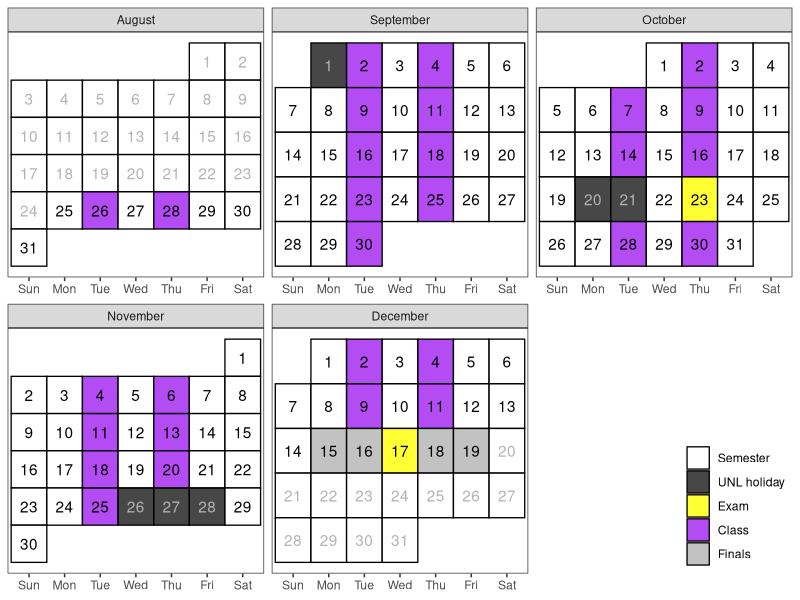

Generate this figure with R:
library(dplyr)
library(tidyr)
library(purrr)
library(lubridate)
library(stringr)
library(forcats)
library(ggplot2)
library(readxl)

# Create a calendar for your syllabus
# Source: http://svmiller.com/blog/2020/08/a-ggplot-calendar-for-your-semester/

semester_info <- read_xlsx("course-schedule.xlsx", sheet = "SemesterDates")

date_seq <- function(tbl) {
  stopifnot("Start" %in% names(tbl))
  stopifnot("End" %in% names(tbl))

  if (is.na(tbl$End)) {
    ymd(tbl$Start)
  } else {
    seq(ymd(tbl$Start), ymd(tbl$End), by = 1)
  }
}

# Weekday(s) of class
class_wdays <- semester_info |>
  filter(Description == "Class") |>
  select(Days) |>
  mutate(Days = str_split(Days, ",", simplify = F)) |>
  pluck("Days") |>
  unlist() |>
  str_trim()


# What are the full dates of the semester? Monday of week 1 - end of finals
semester_dates <- semester_info |>
  filter(Description == "Semester") |>
  date_seq()

# Dates that are school holidays/no class by university fiat
not_here_dates <- semester_info |>
  filter(Description == "Holiday") |>
  select(Start, End) |>
  mutate(id = 1:n()) |>
  nest(data = -id) |>
  mutate(dates = purrr::map(data, date_seq)) |>
  unnest(dates) |>
  pluck("dates")

due_dates <- read_xlsx("course-schedule.xlsx", "due-dates") |>
  mutate(date = ymd(date))

exam_week <- semester_info |>
  filter(Description == "Exams") |>
  select(Start, End) |>
  mutate(id = 1:n()) |>
  nest(data = -id) |>
  mutate(dates = purrr::map(data, date_seq)) |>
  unnest(dates) |>
  pluck("dates")

# Custom function for treating the first day of the month as the first week
# of the month up until the first Sunday (unless Sunday was the start of the month)
wom <- function(date) {
  first <- wday(as.Date(paste(year(date), month(date), 1, sep = "-")))
  return((mday(date) + (first - 2)) %/% 7 + 1)
}

# Create a data frame of dates, assign to Cal
Cal <- tibble(date = seq(floor_date(min(semester_dates), "month"), ceiling_date(max(semester_dates), "month") - days(1), by = 1)) %>%
  mutate(
    mon = lubridate::month(date, label = T, abbr = F), # get month label
    wkdy = weekdays(date, abbreviate = T), # get weekday label
    wkdy = fct_relevel(wkdy, "Sun", "Mon", "Tue", "Wed", "Thu", "Fri", "Sat"), # make sure Sunday comes first
    semester = date %in% semester_dates, # is date part of the semester?
    due = date %in% due_dates$date, # is it a due date?
    exam = date %in% filter(due_dates, topic %in% c("Midterm", "Final"))$date,
    not_here = date %in% not_here_dates, # is it a day off?
    exam_wk = date %in% exam_week,
    day = lubridate::mday(date), # get day of month to add later as a label
    # Below: our custom wom() function
    week = wom(date),
    sem_week = pmin(18, pmax(0, epiweek(date) - epiweek(min(semester_dates)) + 1)),
    sem_week = if_else(sem_week %in% c(0, 18), NA, sem_week)
  )

# Create a category variable, for filling in squares colorwise

Cal <- Cal %>%
  mutate(category = case_when(
    exam ~ "Exam",
    due ~ "Due date",
    not_here ~ "UNL holiday",
    exam_wk ~ "Finals",
    semester & wkdy %in% class_wdays ~ "Class",
    semester ~ "Semester",
    TRUE ~ "NA"
  )) |>
  left_join(due_dates, by = c("date", "category"))

class_cal <- ggplot(Cal, aes(wkdy, week)) +
  theme_bw() +
  theme(
    panel.grid.major.x = element_blank(),
    legend.position = "inside",
    legend.position.inside = c(1, 0),
    legend.justification = c(1, 0),
    legend.title = element_blank(),
    axis.title.y = element_blank(), axis.title.x = element_blank(), axis.ticks.y = element_blank(), axis.text.y = element_blank()
  ) +
  # geom_tile and facet_wrap will do all the heavy lifting
  geom_tile(alpha = 0.8, aes(fill = category), color = "black", linewidth = .45) +
  facet_wrap(~mon, scales = "free", ncol = 3) +
  # fill in tiles to make it look more "calendary" (sic)
  geom_text(aes(label = day, color = (semester | exam_wk) & (!not_here))) +
  # put your y-axis down, flip it, and reverse it
  scale_y_reverse(breaks = NULL) +
  # manually fill scale colors to something you like...
  scale_color_manual(values = c("FALSE" = "grey70", "TRUE" = "black"), guide = "none") +
  scale_fill_manual(
    values = c(
      "Class" = "purple",
      "Due date" = "orange",
      "Exam" = "yellow",
      "Semester" = "white",
      "Finals" = "grey70",
      "UNL holiday" = "grey10",
      "NA" = "white" # I like these whited out...
    ),
    # ... but also suppress a label for a non-class semester day
    breaks = c("Semester", "UNL holiday", "Exam", "Due date", "Class", "Finals")
  )
# class_cal

topics <- read_excel("course-schedule.xlsx", sheet = "Week-plan") |>
  rename(sem_week = Week, topic = Title) |>
  select(sem_week, topic)


duedates <- filter(Cal, category %in% c("Due dates", "Exam")) |>
  mutate(important = paste(topic, ": ", format.Date(date, "%b %d"), sep = "")) |>
  select(sem_week, important)

schedule <- topics |>
  full_join(duedates) |>
  arrange(sem_week) |>
  rename("Week" = sem_week, "Topic" = topic, "Important Dates" = important)

# schedule
